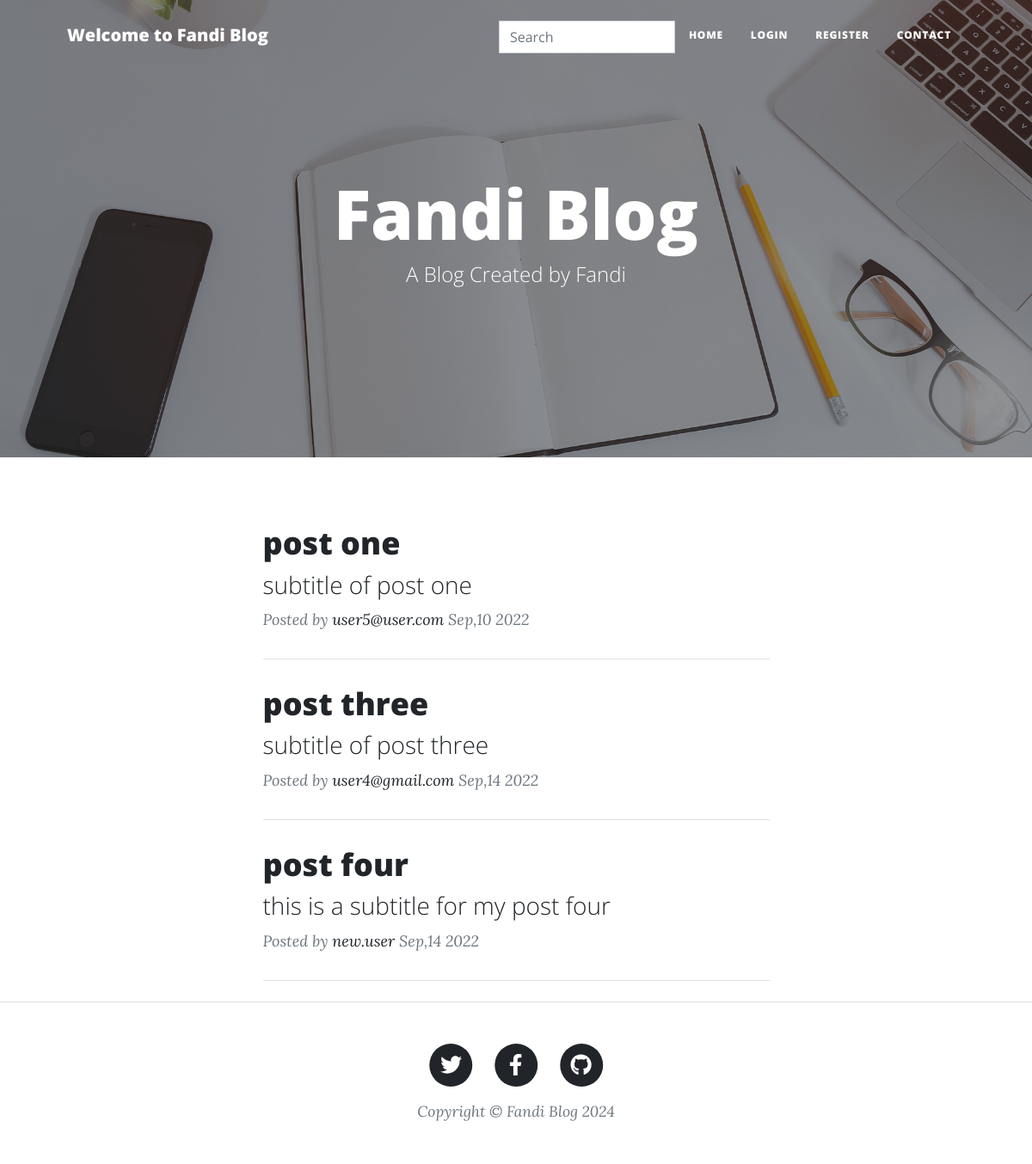
The page /categories/category.php?cat_id=3 on the database its author committed.
### tables this page shows
CREATE TABLE `posts` (
  `id` int(3) NOT NULL,
  `title` varchar(200) NOT NULL,
  `subtitle` varchar(200) NOT NULL,
  `body` text NOT NULL,
  `status` int(1) NOT NULL DEFAULT 0,
  `category_id` varchar(3) NOT NULL,
  `img` varchar(200) DEFAULT NULL,
  `user_id` varchar(3) NOT NULL,
  `user_name` varchar(200) NOT NULL,
  `created_at` timestamp NOT NULL DEFAULT current_timestamp()
);

### categories/category.php (the view)
<?php require "../includes/header.php"; ?>
<?php require "../config/config.php"; ?>
<?php
if (isset($_GET['cat_id'])) {
    $id = $_GET['cat_id'];
    $posts = $conn->query("SELECT posts.id AS id, posts.title AS title,
        posts.subtitle AS subtitle, posts.user_name AS user_name, posts.created_at AS
        created_at, posts.category_id AS category_id, posts.status AS status
          FROM categories
        JOIN posts ON categories.id = posts.category_id
        WHERE posts.category_id = '$id' AND status = 1");
    $posts->execute();
    $rows = $posts->fetchAll(PDO::FETCH_OBJ);
} else {
    header("location: http://localhost/fandiblog/404.php");
}
?>
<div class="row gx-4 gx-lg-5 justify-content-center">
    <div class="col-md-10 col-lg-8 col-xl-7">
        <?php foreach ($rows as $row) : ?>
            <div class="post-preview">
                <a href="http://localhost/fandiblog/posts/post.php?post_id=<?php echo $row->id; ?>">
                    <h2 class="post-title"><?php echo $row->title; ?></h2>
                    <h3 class="post-subtitle"><?php echo $row->subtitle; ?></h3>
                </a>
                <p class="post-meta">
                    Posted by
                    <a href="#!"><?php echo $row->user_name; ?></a>
                    <?php echo date('M', strtotime($row->created_at))  . ',' .  date('d', strtotime($row->created_at)) . ' ' . date('Y', strtotime($row->created_at)); ?>
                </p>
            </div>
            <hr class="my-4" />
        <?php endforeach; ?>
    </div>
</div>
<?php require "../includes/footer.php"; ?>

### rows shown on the page
posts: title "post one", subtitle "subtitle of post one", user_name "user5@user.com", created_at "Sep", created_at "10", created_at "2022"
posts: title "post three", subtitle "subtitle of post three", user_name "user4@gmail.com", created_at "Sep", created_at "14", created_at "2022"
posts: title "post four", subtitle "this is a subtitle for my post four", user_name "new.user", created_at "Sep", created_at "14", created_at "2022"
